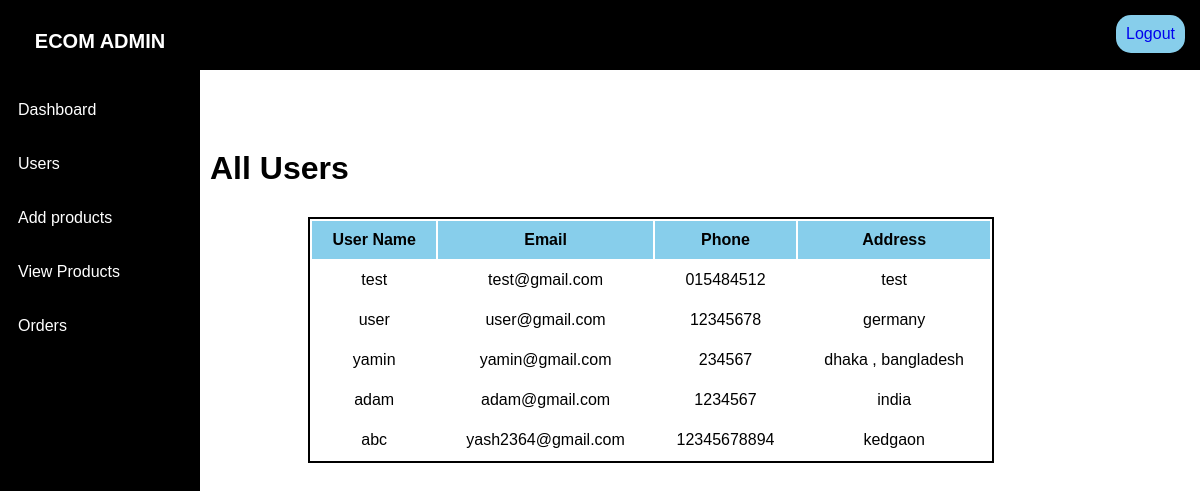
/admin/users.php (signed in), run on the app's committed database.
### tables this page shows
CREATE TABLE `users` (
  `id` int(50) NOT NULL AUTO_INCREMENT,
  `name` varchar(50) NOT NULL,
  `email` varchar(50) NOT NULL,
  `password` varchar(50) NOT NULL,
  `phone` varchar(50) NOT NULL,
  `address` varchar(50) NOT NULL,
  `usertype` varchar(50) NOT NULL,
  PRIMARY KEY (`id`)
);

### admin/users.php (the view, shortened to what this page needs)
 <?php
	$conn=mysqli_connect("localhost","root","","php_ecom");
	$is_user="user";
	$sql="SELECT * from users Where usertype='$is_user'";
	$result = mysqli_query($conn,$sql);
?>
<!DOCTYPE html>
<html>
<head>
	<link rel="stylesheet" type="text/css" href="admin_style.css">
</head>
<body>
	<div class="wrapper">
		<div class="sidebar">
			<h2>Ecom Admin</h2>
			<ul>
				<li>
					<a href="adminpage.php">Dashboard</a>
				</li>
				<li>
					<a href="users.php">Users</a>
				</li>
				<li>
					<a href="add_product.php">Add products</a>
				</li>
				<li>
					<a href="display_product.php">View Products</a>
				</li>
				<li>
					<a href="all_orders.php">Orders</a>
				</li>
			</ul>
		</div>
		<div class="header">
			<div class="admin_header">
				<a href="../logout.php">Logout</a>
			</div>
			<div class="info">
				 <h1>All Users</h1>
				 <table>
				 	<tr>
				 		<th>User Name</th>
				 		<th>Email</th>
				 		<th>Phone</th>
				 		<th>Address</th>
				 	</tr>
				 	<?php
				 	while($row=mysqli_fetch_assoc($result))
				 	{
				 	?>
				 	<tr>
				 		<td><?php echo $row['name'] ?></td>
				 		<td><?php echo $row['email'] ?></td>
				 		<td><?php echo $row['phone'] ?></td>
				 		<td><?php echo $row['address'] ?></td>
				 	</tr>
				 	<?php
				 	}
				 	?>
				 </table>
			</div>
		</div>
	</div>
</body>
</html>

### admin/admin_style.css (style rules this page uses)
* { margin: 0; padding: 0; text-decoration: none; list-style: none; box-sizing: border-box; font-family: sans-serif; }
.wrapper { display: flex; position: relative; }
.wrapper .sidebar { background: black; width: 200px; height: 100%; position: fixed; padding: 30px 0px; }
.wrapper .sidebar h2 { color: white; margin-bottom: 30px; text-transform: uppercase; font-size: 20px; text-align: center; }
.wrapper .sidebar ul li { padding: 18px; }
.wrapper .sidebar ul li a { color: white; font-size: 16px; }
.header { margin-left: 200px ; width: 100%; }
.header .admin_header { background: black; padding: 15px; width: 100%; height: 70px; }
.header .admin_header a { float: right; background: skyblue; padding: 10px; border-radius: 15px; }
.info { margin-top: 70px; padding: 10px; }
table { border:2px solid black; margin-left: 10%; width: 70%; margin-top: 30px; }
th { background: skyblue; padding: 10px; text-align: center; font-weight: bold; }
td { padding: 10px; margin: 10px; text-align: center; }

### data on the page
users: name "test", email "test@gmail.com", phone "015484512", address "test"
users: name "user", email "user@gmail.com", phone "12345678", address "germany"
users: name "yamin", email "yamin@gmail.com", phone "234567", address "dhaka , bangladesh"
users: name "adam", email "adam@gmail.com", phone "1234567", address "india"
users: name "abc", email "yash2364@gmail.com", phone "12345678894", address "kedgaon"
